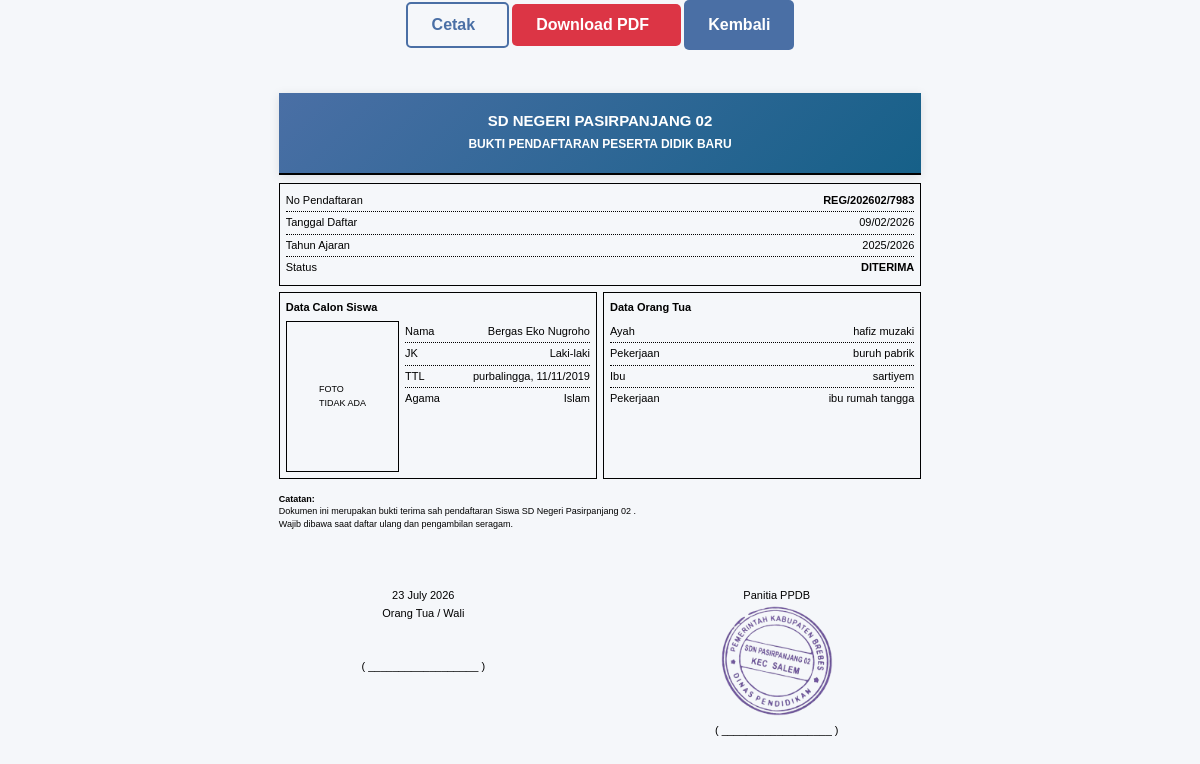
/pendaftar/bukti_pendaftaran.php?id=18 (signed in), run on the app's committed database.
### tables this page shows
CREATE TABLE IF NOT EXISTS `calon_siswa` (
  `id` int(11) NOT NULL AUTO_INCREMENT,
  `user_id` int(11) NOT NULL,
  `tahun_ajaran_id` int(11) NOT NULL,
  `nomor_pendaftaran` varchar(20) NOT NULL,
  `nama_siswa` varchar(100) NOT NULL,
  `jenis_kelamin` enum('L','P') DEFAULT NULL,
  `tempat_lahir` varchar(50) DEFAULT NULL,
  `tanggal_lahir` date DEFAULT NULL,
  `agama` enum('Islam','Kristen Protestan','Katolik','Hindu','Buddha','Khonghucu') DEFAULT NULL,
  `kewarganegaraan` enum('WNI','WNA') DEFAULT 'WNI',
  `anak_ke` int(11) DEFAULT NULL,
  `jumlah_saudara` int(11) DEFAULT NULL,
  `golongan_darah` varchar(3) DEFAULT NULL,
  `riwayat_penyakit` text DEFAULT NULL,
  `alamat` text DEFAULT NULL,
  `nama_ayah` varchar(100) DEFAULT NULL,
  `pekerjaan_ayah` varchar(50) DEFAULT NULL,
  `penghasilan_ayah` varchar(50) DEFAULT NULL,
  `hp_ayah` varchar(20) DEFAULT NULL,
  `nama_ibu` varchar(100) DEFAULT NULL,
  `pekerjaan_ibu` varchar(50) DEFAULT NULL,
  `penghasilan_ibu` varchar(50) DEFAULT NULL,
  `hp_ibu` varchar(20) DEFAULT NULL,
  `nama_wali` varchar(100) DEFAULT NULL,
  `hubungan_wali` varchar(50) DEFAULT NULL,
  `hp_wali` varchar(20) DEFAULT NULL,
  `nama_tk_asal` varchar(100) DEFAULT NULL,
  `pindahan_dari` varchar(100) DEFAULT NULL,
  `kelas_pindahan` varchar(50) DEFAULT NULL,
  `status_terima` enum('pending','diterima','tidak_diterima') DEFAULT 'pending',
  `catatan_panitia` text DEFAULT NULL,
  `created_at` timestamp NOT NULL DEFAULT current_timestamp(),
  PRIMARY KEY (`id`),
  UNIQUE KEY `nomor_pendaftaran` (`nomor_pendaftaran`),
  KEY `user_id` (`user_id`),
  KEY `tahun_ajaran_id` (`tahun_ajaran_id`),
  CONSTRAINT `calon_siswa_ibfk_1` FOREIGN KEY (`user_id`) REFERENCES `users` (`id`),
  CONSTRAINT `calon_siswa_ibfk_2` FOREIGN KEY (`tahun_ajaran_id`) REFERENCES `tahun_ajaran` (`id`) ON DELETE CASCADE
);

CREATE TABLE IF NOT EXISTS `tahun_ajaran` (
  `id` int(11) NOT NULL AUTO_INCREMENT,
  `tahun` varchar(20) NOT NULL,
  `kuota` int(11) DEFAULT 0,
  `status` enum('aktif','nonaktif') DEFAULT 'nonaktif',
  `tanggal_buka` date DEFAULT NULL,
  `tanggal_tutup` date DEFAULT NULL,
  PRIMARY KEY (`id`),
  UNIQUE KEY `tahun` (`tahun`)
);

### pendaftar/bukti_pendaftaran.php (the view, shortened to what this page needs)
<?php
$db = new Database();
$conn = $db->getConnection();
$userId = $_SESSION['user_id'];
$id = isset($_GET['id']) ? (int)$_GET['id'] : 0;
$q = $conn->query("
    SELECT
        cs.*,
        ta.tahun,
        IFNULL(b.nama_file, '') AS nama_file
    FROM calon_siswa cs
    JOIN tahun_ajaran ta ON cs.tahun_ajaran_id = ta.id
    LEFT JOIN berkas b
        ON b.calon_siswa_id = cs.id
        AND b.jenis_berkas = 'Foto Siswa'
    WHERE cs.id = $id
      AND cs.user_id = $userId
    LIMIT 1
");
$d = $q->fetch_assoc();
$fotoFile = $d['nama_file'];
$fotoPath = '../assets/uploads/foto/' . $fotoFile;
$fotoAda  = $fotoFile !== '' && file_exists($fotoPath);
?>
<!DOCTYPE html>
<html lang="id">
<head>
<link rel="stylesheet" href="../assets/css/style.css">
</head>
<body>
<div class="no-print" style="text-align:center;margin-bottom:6px">
    <button onclick="window.print()" class="btn-secondary" >Cetak <i class="fas fa-print"></i></button>
    <button onclick="downloadPDF()" class="btn-danger">Download PDF<i class="fas fa-pdf"></i></button>
    <a href="dashboard.php" class="btn-primary">Kembali</a>
</div>
<div class="container" id="buktiContent">
<div class="header">
    <h1>SD NEGERI PASIRPANJANG 02</h1>
    <h2>BUKTI PENDAFTARAN PESERTA DIDIK BARU</h2>
</div>
<div class="box">
<div class="item"><span>No Pendaftaran</span><b><?= $d['nomor_pendaftaran'] ?></b></div>
<div class="item"><span>Tanggal Daftar</span><?= date('d/m/Y',strtotime($d['created_at'])) ?></div>
<div class="item"><span>Tahun Ajaran</span><?= $d['tahun'] ?></div>
<div class="item"><span>Status</span><b>DITERIMA</b></div>
</div>
<div class="grid">
<div class="box">
<div class="box-title">Data Calon Siswa</div>
<div style="display:flex;gap:6px">
<?php if ($fotoAda): ?>
    <img src="<?= $fotoPath ?>" class="foto">
<?php else: ?>
    <div class="foto" style="display:flex;align-items:center;justify-content:center;font-size:9px">
        FOTO<br>TIDAK ADA
    </div>
<?php endif; ?>
<div style="flex:1">
<div class="item"><span>Nama</span><?= htmlspecialchars($d['nama_siswa']) ?></div>
<div class="item"><span>JK</span><?= $d['jenis_kelamin']=='L'?'Laki-laki':'Perempuan' ?></div>
<div class="item"><span>TTL</span><?= htmlspecialchars($d['tempat_lahir']) ?>, <?= date('d/m/Y',strtotime($d['tanggal_lahir'])) ?></div>
<div class="item"><span>Agama</span><?= htmlspecialchars($d['agama']) ?></div>
</div>
</div>
</div>
<div class="box">
<div class="box-title">Data Orang Tua</div>
<div class="item"><span>Ayah</span><?= htmlspecialchars($d['nama_ayah']) ?></div>
<div class="item"><span>Pekerjaan</span><?= htmlspecialchars($d['pekerjaan_ayah']) ?></div>
<div class="item"><span>Ibu</span><?= htmlspecialchars($d['nama_ibu']) ?></div>
<div class="item"><span>Pekerjaan</span><?= htmlspecialchars($d['pekerjaan_ibu']) ?></div>
</div>
</div>
<div class="catatan">
<b>Catatan:</b><br>
Dokumen ini merupakan bukti terima sah pendaftaran Siswa SD Negeri Pasirpanjang 02 .<br>
Wajib dibawa saat daftar ulang dan pengambilan seragam.<br>
</div>
<div class="ttd">
<div>
<?= date('d F Y') ?><br>
Orang Tua / Wali<br><br><br>
( __________________ )
</div>
<div>
Panitia PPDB<br>
<img src="../assets/stempelfix.png" class="stempel"><br>
( __________________ )
</div>
</div>
</div>
</body>
</html>

### assets/css/style.css (style rules this page uses)
* { margin: 0; padding: 0; box-sizing: border-box; }
body { font-family: 'Segoe UI', Tahoma, Geneva, Verdana, sans-serif; line-height: 1.6; color: #333; background-color: #f5f7fa; }
.container { max-width: 1200px; margin: 0 auto; padding: 0 20px; }
.header { background: linear-gradient(135deg, #4a6fa5 0%, #166088 100%); color: white; padding: 1rem 0; box-shadow: 0 2px 10px rgba(0,0,0,0.1); }
.btn-primary, .btn-secondary, .btn-success, .btn-danger { padding: 0.75rem 1.5rem; border: none; border-radius: 5px; font-size: 1rem; font-weight: 600; cursor: pointer; transition: all 0.3s ease; text-decoration: none; display: inline-flex; align-items: center; justify-content: center; gap: 0.5rem; }
.btn-primary { background: #4a6fa5; color: white; }
.btn-secondary { background: transparent; color: #4a6fa5; border: 2px solid #4a6fa5; }
.btn-danger { background: #dc3545; color: white; }

### pendaftar/bukti_pendaftaran.php (style rules this page uses)
body { font-family: Arial, Helvetica, sans-serif; font-size: 11px; color: #000; }
.container { width: 190mm; margin: auto; padding: 10mm; }
.header { text-align: center; border-bottom: 2px solid #000; margin-bottom: 8px; }
.header h1 { font-size: 15px; margin:0 }
.header h2 { font-size: 12px; margin:2px 0 }
.box { border: 1px solid #000; padding: 6px; margin-bottom: 6px; }
.box-title { font-weight: bold; margin-bottom: 4px; }
.item { display: flex; justify-content: space-between; border-bottom: 1px dotted #000; padding: 2px 0; }
.item:last-child { border-bottom: none; }
.grid { display: grid; grid-template-columns: 1fr 1fr; gap: 6px; }
.foto { width: 3cm; height: 4cm; border: 1px solid #000; object-fit: cover; display: block; }
.catatan { font-size: 9px; margin-top: 4px; line-height: 1.4; }
.ttd { display: flex; justify-content: space-between; margin-top: 15mm; }
.ttd div { width: 45%; text-align: center; }
.stempel { width: 3cm; opacity: 0.8; }

### data on the page
calon_siswa: nomor_pendaftaran "REG/202602/7983", created_at "09/02/2026", tahun_ajaran.tahun "2025/2026", nama_siswa "Bergas Eko Nugroho", tempat_lahir "purbalingga", tanggal_lahir "11/11/2019", agama "Islam", nama_ayah "hafiz muzaki", pekerjaan_ayah "buruh pabrik", nama_ibu "sartiyem", pekerjaan_ibu "ibu rumah tangga"
